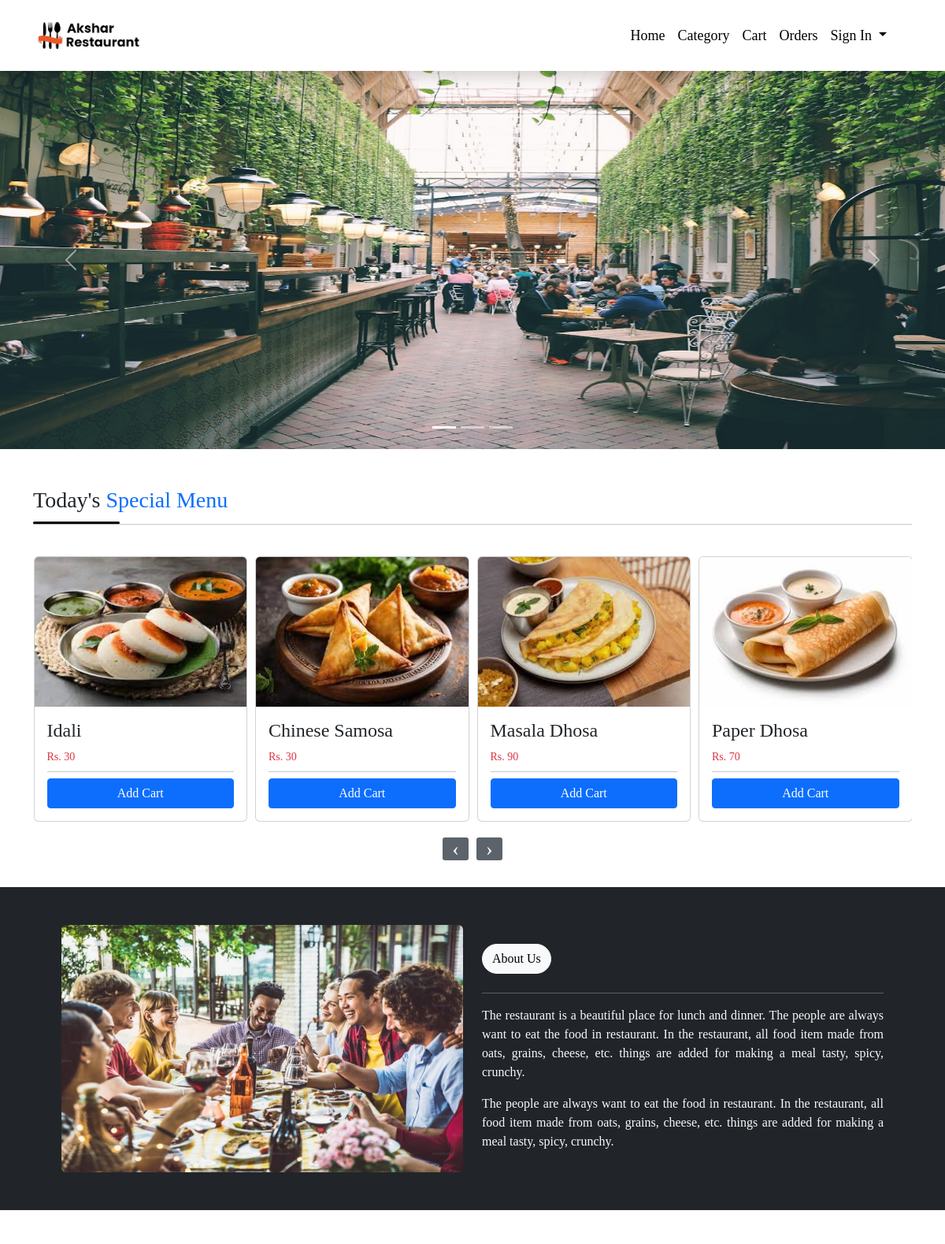
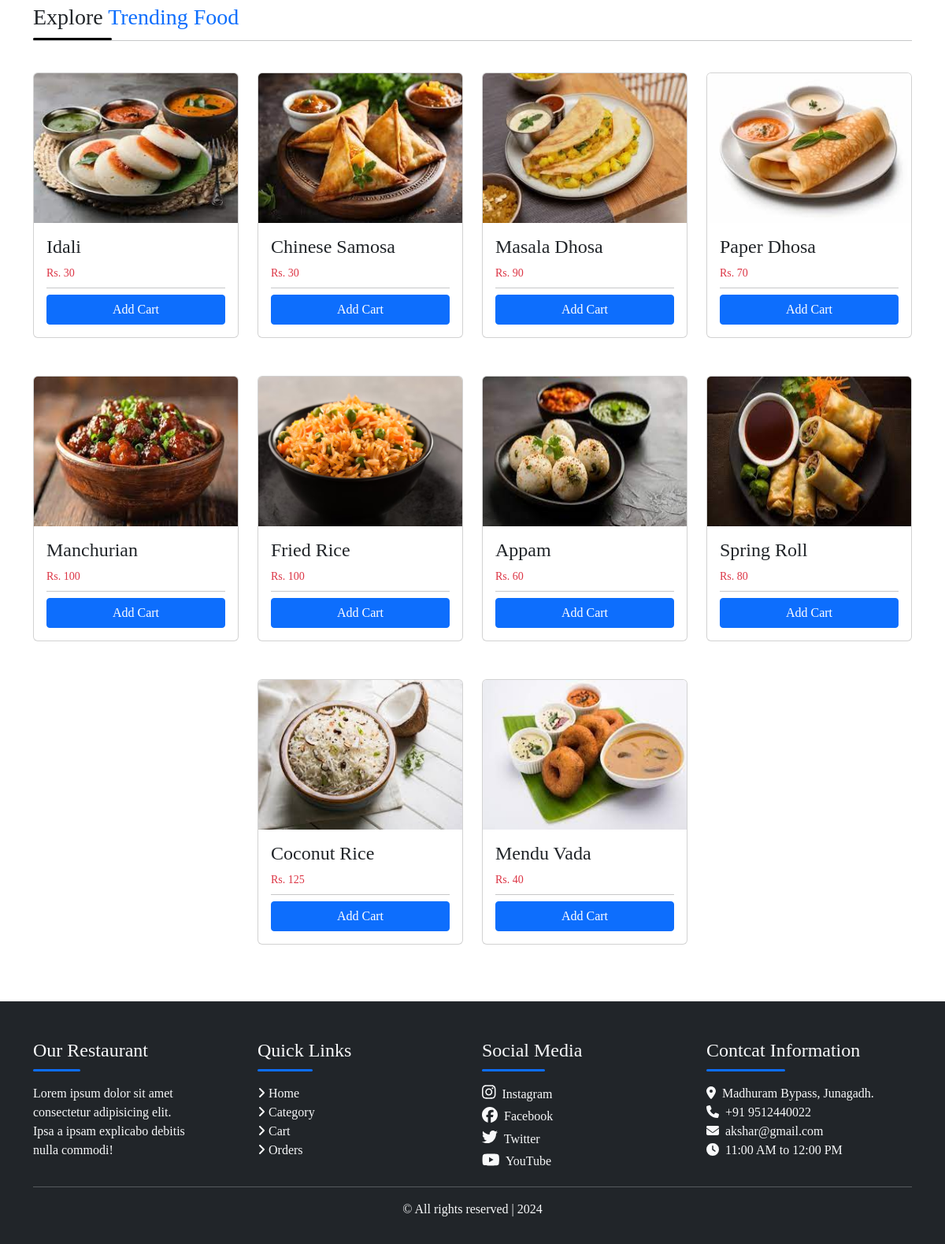
The page / on the database its author committed (2 pictures, top to bottom).
### tables this page shows
CREATE TABLE `menu` (
  `menu_id` int(11) NOT NULL,
  `cat_id` varchar(100) NOT NULL,
  `name` varchar(100) NOT NULL,
  `slug` varchar(100) NOT NULL,
  `description` text NOT NULL,
  `price` int(11) NOT NULL,
  `image` varchar(100) NOT NULL,
  `status` tinyint(4) NOT NULL DEFAULT 0,
  `popular` tinyint(4) NOT NULL DEFAULT 0,
  `create_at` timestamp NOT NULL DEFAULT current_timestamp()
);

### index.php (the view, shortened to what this page needs)
<?php
include('config/dbconnect.php');
include('includes/header.php');
include('includes/slider.php');
?>
<div class="container mt-5">
    <div class="row justify-content-center">
        <div class="col-md-12">
            <h3>Today's <span class="text-primary">Special Menu</span></h3>
            <div class="underline" style="width: 110px;"></div>
            <hr class="mt-0">
            <div class="row justify-content-center">
                <div class="owl-carousel owl-theme">
                    <?php
                        $populate_products = "SELECT * FROM menu";
                        $populate_products_run = mysqli_query($con, $populate_products);
                        if(mysqli_num_rows($populate_products_run) > 0)
                        {
                            foreach($populate_products_run as $item)
                            {
                                ?>
                                <div class="item">
                                    <div class="card my-4 mb-0">
                                        <img src="./uploads/<?= $item['image']; ?>" alt="image" class="card-img-top">
                                        <div class="card-body">
                                            <h4 class="card-title"><?= $item['name']; ?></h4>
                                            <div class="d-block text-danger card-price">Rs. <?= $item['price']; ?></div>
                                            <hr class="my-2">
                                            <a href="categories.php" class="btn btn-primary rounded-1 w-100 text-decoration-none">Add Cart</a>
                                        </div>
                                    </div>
                                </div>
                                <?php
                            }
                        }
                        else
                        {
                            ?>
                            <h5>No Category Available!</h5>
                            <?php
                        }
                    ?>
                </div>
            </div>
        </div>
    </div>
</div>
<div class="bg-dark">
    <div class="container mt-4 p-5">
        <div class="row-justify-content-center">
            <div class="col-12 col-sm-12 col-md-12">
                <div class="row">
                    <div class="col-md-6">
                        <img src="./res-img/r17.jpeg" alt="" class="w-100 rounded">
                    </div>
                    <div class="col-md-6">
                        <a href="aboutus.php"><h6 class="btn btn-light rounded-5 mt-4">About Us</h6></a>
                        <hr class="text-white">
                        <p class="card-text text-light" style="font-size: 16px;">
                            The restaurant is a beautiful place for lunch and dinner. The people are always want to eat the food in restaurant.
                            In the restaurant, all food item made from oats, grains, cheese, etc. things are added for making a meal tasty, spicy, crunchy.
                        </p>
                        <p class="card-text text-light" style="font-size: 16px;">
                            The people are always want to eat the food in restaurant.
                            In the restaurant, all food item made from oats, grains, cheese, etc. things are added for making a meal tasty, spicy, crunchy.
                        </p>
                    </div>
                </div>
            </div>
        </div>
    </div>
</div>
<div class="container my-5">
    <div class="row">
        <div class="col-md-12">
            <h3>Explore <span class="text-primary">Trending Food</span></h3>
            <div class="underline" style="width: 100px;"></div>
            <hr class="mt-0">
            <div class="row justify-content-center">
                <?php
                    $populate_products = "SELECT * FROM menu";
                    $populate_products_run = mysqli_query($con, $populate_products);
                    if(mysqli_num_rows($populate_products_run) > 0)
                    {
                        foreach($populate_products_run as $item)
                        {
                            ?>
                            <div class="col-8 col-sm-8 col-md-3">
                                <div class="card my-4">
                                    <img src="./uploads/<?= $item['image']; ?>" alt="image" class="card-img-top">
                                    <div class="card-body">
                                        <h4 class="card-title"><?= $item['name']; ?></h4>
                                        <div class="d-block text-danger card-price">Rs. <?= $item['price']; ?></div>
                                        <hr class="my-2">
                                        <a href="categories.php" class="btn btn-primary rounded-1 w-100 text-decoration-none">Add Cart</a>
                                    </div>
                                </div>
                            </div>
                            <?php
                        }
                    }
                    else
                    {
                        ?>
                        <h5>No Category Available!</h5>
                        <?php
                    }
                ?>
            </div>
        </div>
    </div>
</div>
<?php
include('includes/footer.php');
?>

### includes/header.php (shortened to what this page needs)
<!DOCTYPE html>
<html lang="en">
<head>
    <link rel="stylesheet" href="./assets/bootstrap/css/bootstrap.min.css">
    <link rel="stylesheet" href="./assets/bootstrap/css/index.css">
    <link rel="stylesheet" href="./assets/fontawesome/css/all.min.css">
    <link rel="stylesheet" href="./assets/fonts/poppins.css">
    <link rel="stylesheet" href="./assets/sweetalert/sweetalert2.min.css">
    <link rel="stylesheet" href="./assets/OwlCarousel2/dist/assets/owl.carousel.min.css">
    <link rel="stylesheet" href="./assets/OwlCarousel2/dist/assets/owl.theme.default.min.css">
</head>
<body>
    <?php include('navbar.php'); ?>

### includes/navbar.php (shortened to what this page needs)
<nav class="navbar navbar-expand-lg navbar-light bg-white shadow py-3 sticky-top">
    <div class="container">
        <a class="navbar-brand" href="./index.php">
            <img src="./res-img/logo2.jpg" alt="logo" width="145px" class="rounded">
        </a>
        <div class="collapse navbar-collapse" id="navbarSupportedContent">
            <ul class="navbar-nav ms-auto me-4 mb-2 mb-lg-0">
                <li class="nav-item">
                    <a class="nav-link active" aria-current="page" href="./index.php">Home</a>
                </li>
                <li class="nav-item">
                    <a class="nav-link" href="categories.php">Category</a>
                </li>
                <li class="nav-item">
                    <a class="nav-link" href="cart.php">Cart</a>
                </li>
                <li class="nav-item">
                    <a class="nav-link" href="my-orders.php">Orders</a>
                </li>
                <?php
                if (isset($_SESSION['auth'])) {
                ?>
                    <li class="nav-item dropdown">
                        <a class="nav-link dropdown-toggle" href="#" role="button" data-bs-toggle="dropdown" aria-expanded="false">
                            <?= $_SESSION['auth_user']['username']; ?>
                        </a>
                        <ul class="dropdown-menu">
                            <li><a class="dropdown-item" href="logout.php">Logout</a></li>
                        </ul>
                    </li>
                <?php
                } else {
                ?>
                    <li class="nav-item dropdown">
                        <a class="nav-link dropdown-toggle" href="#" role="button" data-bs-toggle="dropdown" aria-expanded="false">
                            Sign In
                        </a>
                    </li>
                <?php
                }
                ?>
            </ul>
        </div>
    </div>
</nav>

### includes/slider.php (shortened to what this page needs)
<div id="myCarousel" class="carousel slide mb-6" data-bs-ride="carousel">
    <div class="carousel-indicators">
        <button type="button" data-bs-target="#myCarousel" data-bs-slide-to="0" class="active" aria-current="true" aria-label="Slide 1"></button>
        <button type="button" data-bs-target="#myCarousel" data-bs-slide-to="1" aria-label="Slide 2"></button>
        <button type="button" data-bs-target="#myCarousel" data-bs-slide-to="2" aria-label="Slide 3"></button>
    </div>
    <div class="carousel-inner">
        <div class="carousel-item active">
            <img src="./res-img/r1.jpeg" alt="image">
            <div class="container">
                <div class="carousel-caption">
                </div>
            </div>
        </div>
    </div>
    <button class="carousel-control-prev" type="button" data-bs-target="#myCarousel" data-bs-slide="prev">
        <span class="carousel-control-prev-icon" aria-hidden="true"></span>
    </button>
    <button class="carousel-control-next" type="button" data-bs-target="#myCarousel" data-bs-slide="next">
        <span class="carousel-control-next-icon" aria-hidden="true"></span>
    </button>
</div>

### includes/footer.php (shortened to what this page needs)
<div class="bg-dark text-light">
    <div class="container py-3 pt-5">
        <div class="row">
            <div class="col-12">
                <div class="row">
                    <div class="col-md-3">
                        <h4>Our Restaurant</h4>
                        <div class="underline bg-primary mb-2" style="height: 3px; width: 60px;"></div>
                        <label class="mt-2 text-left w-75">Lorem ipsum dolor sit amet consectetur adipisicing elit. Ipsa a ipsam explicabo debitis nulla commodi!</label>
                    </div>
                    <div class="col-md-3">
                        <h4>Quick Links</h4>
                        <div class="underline bg-primary mb-2" style="height: 3px; width: 70px;"></div>
                        <label class="mt-2">
                            <li class="list-group-item"><a href="index.php" class="text-decoration-none text-light"><i class="fas fa-angle-right"></i> Home</a></li>
                            <li class="list-group-item"><a href="categories.php" class="text-decoration-none text-light"><i class="fas fa-angle-right"></i> Category</a></li>
                            <li class="list-group-item"><a href="cart.php" class="text-decoration-none text-light"><i class="fas fa-angle-right"></i> Cart</a></li>
                            <li class="list-group-item"><a href="my-orders.php" class="text-decoration-none text-light"><i class="fas fa-angle-right"></i> Orders</a></li>
                        </label>
                    </div>
                    <div class="col-md-3">
                        <h4>Social Media</h4>
                        <div class="underline bg-primary mb-2" style="height: 3px; width: 80px;"></div>
                        <label class="mt-2">
                            <li class="list-group-item mb-1"><a href="cart.php" class="text-decoration-none text-light"><i class="fa-brands fa-instagram me-1 fs-5"></i> Instagram</a></li>
                            <li class="list-group-item mb-1"><a href="my-orders.php" class="text-decoration-none text-light"><i class="fa-brands fa-facebook me-1 fs-5"></i> Facebook</a></li>
                            <li class="list-group-item mb-1"><a href="my-orders.php" class="text-decoration-none text-light"><i class="fa-brands fa-twitter me-1 fs-5"></i> Twitter</a></li>
                            <li class="list-group-item mb-1"><a href="my-orders.php" class="text-decoration-none text-light"><i class="fa-brands fa-youtube me-1 fs-5"></i> YouTube</a></li>
                        </label>
                    </div>
                    <div class="col-md-3">
                        <h4>Contcat Information</h4>
                        <div class="underline bg-primary mb-2" style="height: 3px; width: 100px;"></div>
                        <label class="mt-2">
                            <li class="list-group-item"><i class="fas fa-location-dot"></i> &nbsp;Madhuram Bypass, Junagadh.</li>
                            <li class="list-group-item"><i class="fas fa-phone"></i> &nbsp;+91 9512440022</li>
                            <li class="list-group-item"><i class="fas fa-envelope"></i> &nbsp;akshar@gmail.com</li>
                            <li class="list-group-item"><i class="fa fa-clock"></i> &nbsp;11:00 AM to 12:00 PM</li>
                        </label>
                    </div>
                </div>
                <hr>
                <p class="text-center">&copy; All rights reserved | 2024</p>
            </div>
        </div>
    </div>
</div>
</body>
</html>

### rows shown on the page
menu: image (picture), name "Idali", price "30"
menu: image (picture), name "Chinese Samosa", price "30"
menu: image (picture), name "Masala Dhosa", price "90"
menu: image (picture), name "Paper Dhosa", price "70"
menu: image (picture), name "Manchurian", price "100"
menu: image (picture), name "Fried Rice", price "100"
menu: image (picture), name "Appam", price "60"
menu: image (picture), name "Spring Roll", price "80"
menu: image (picture), name "Coconut Rice", price "125"
menu: image (picture), name "Mendu Vada", price "40"
